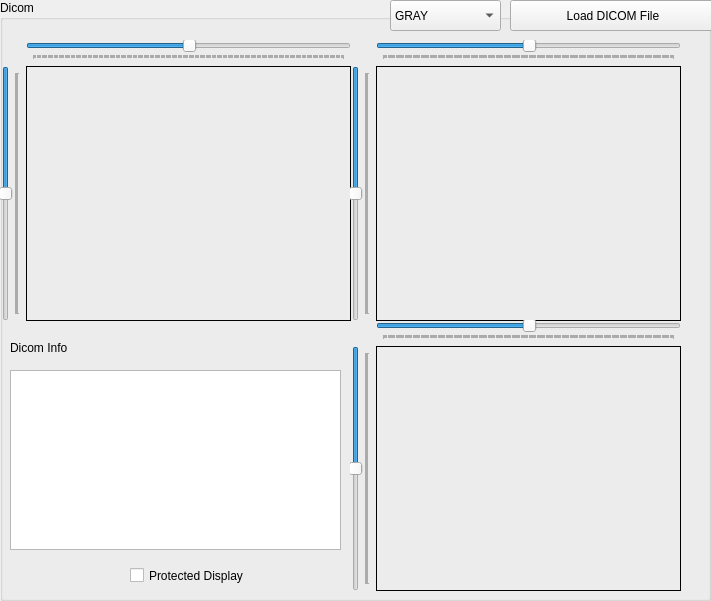
   <widget class="QGroupBox" name="groupBox">
    <property name="geometry">
     <rect>
      <x>780</x>
      <y>10</y>
      <width>711</width>
      <height>601</height>
     </rect>
    </property>
    <property name="title">
     <string>Dicom</string>
    </property>
    <widget class="QPushButton" name="dicomButton">
     <property name="geometry">
      <rect>
       <x>510</x>
       <y>0</y>
       <width>206</width>
       <height>31</height>
      </rect>
     </property>
     <property name="sizePolicy">
      <sizepolicy hsizetype="Preferred" vsizetype="Preferred">
       <horstretch>0</horstretch>
       <verstretch>0</verstretch>
      </sizepolicy>
     </property>
     <property name="minimumSize">
      <size>
       <width>206</width>
       <height>0</height>
      </size>
     </property>
     <property name="cursor">
      <cursorShape>ArrowCursor</cursorShape>
     </property>
     <property name="focusPolicy">
      <enum>Qt::NoFocus</enum>
     </property>
     <property name="styleSheet">
      <string notr="true"/>
     </property>
     <property name="text">
      <string>Load DICOM File</string>
     </property>
    </widget>
    <widget class="QWidget" name="layoutWidget_2">
     <property name="geometry">
      <rect>
       <x>0</x>
       <y>40</y>
       <width>351</width>
       <height>281</height>
      </rect>
     </property>
     <layout class="QGridLayout" name="axialGrid">
      <item row="1" column="1">
       <layout class="QVBoxLayout" name="axial_vBox">
        <property name="spacing">
         <number>6</number>
        </property>
        <item>
         <layout class="QHBoxLayout" name="axial_hBox">
          <item>
           <widget class="QPaintLabel3" name="imgLabel_1">
            <property name="sizePolicy">
             <sizepolicy hsizetype="Expanding" vsizetype="Expanding">
              <horstretch>0</horstretch>
              <verstretch>0</verstretch>
             </sizepolicy>
            </property>
            <property name="minimumSize">
             <size>
              <width>1</width>
              <height>1</height>
             </size>
            </property>
            <property name="cursor">
             <cursorShape>CrossCursor</cursorShape>
            </property>
            <property name="frameShape">
             <enum>QFrame::Panel</enum>
            </property>
            <property name="frameShadow">
             <enum>QFrame::Plain</enum>
            </property>
            <property name="text">
             <string/>
            </property>
            <property name="alignment">
             <set>Qt::AlignCenter</set>
            </property>
           </widget>
          </item>
         </layout>
        </item>
       </layout>
      </item>
      <item row="1" column="0">
       <widget class="QSlider" name="axial_vSlider">
        <property name="enabled">
         <bool>true</bool>
        </property>
        <property name="sizePolicy">
         <sizepolicy hsizetype="Fixed" vsizetype="Preferred">
          <horstretch>0</horstretch>
          <verstretch>0</verstretch>
         </sizepolicy>
        </property>
        <property name="minimumSize">
         <size>
          <width>0</width>
          <height>1</height>
         </size>
        </property>
        <property name="cursor">
         <cursorShape>SplitVCursor</cursorShape>
        </property>
        <property name="focusPolicy">
         <enum>Qt::NoFocus</enum>
        </property>
        <property name="layoutDirection">
         <enum>Qt::LeftToRight</enum>
        </property>
        <property name="maximum">
         <number>255</number>
        </property>
        <property name="pageStep">
         <number>9</number>
        </property>
        <property name="value">
         <number>128</number>
        </property>
        <property name="sliderPosition">
         <number>128</number>
        </property>
        <property name="tracking">
         <bool>true</bool>
        </property>
        <property name="orientation">
         <enum>Qt::Vertical</enum>
        </property>
        <property name="invertedAppearance">
         <bool>true</bool>
        </property>
        <property name="invertedControls">
         <bool>false</bool>
        </property>
        <property name="tickPosition">
         <enum>QSlider::TicksBelow</enum>
        </property>
        <property name="tickInterval">
         <number>1</number>
        </property>
       </widget>
      </item>
      <item row="0" column="1">
       <widget class="QSlider" name="axial_hSlider">
        <property name="sizePolicy">
         <sizepolicy hsizetype="Expanding" vsizetype="Fixed">
          <horstretch>0</horstretch>
          <verstretch>0</verstretch>
         </sizepolicy>
        </property>
        <property name="minimumSize">
         <size>
          <width>1</width>
          <height>0</height>
         </size>
        </property>
        <property name="cursor">
         <cursorShape>SplitHCursor</cursorShape>
        </property>
        <property name="focusPolicy">
         <enum>Qt::NoFocus</enum>
        </property>
        <property name="styleSheet">
         <string notr="true"/>
        </property>
        <property name="maximum">
         <number>255</number>
        </property>
        <property name="value">
         <number>128</number>
        </property>
        <property name="tracking">
         <bool>true</bool>
        </property>
        <property name="orientation">
         <enum>Qt::Horizontal</enum>
        </property>
        <property name="invertedAppearance">
         <bool>false</bool>
        </property>
        <property name="tickPosition">
         <enum>QSlider::TicksBelow</enum>
        </property>
        <property name="tickInterval">
         <number>1</number>
        </property>
       </widget>
      </item>
     </layout>
    </widget>
    <widget class="QWidget" name="layoutWidget_3">
     <property name="geometry">
      <rect>
       <x>350</x>
       <y>40</y>
       <width>331</width>
       <height>281</height>
      </rect>
     </property>
     <layout class="QGridLayout" name="saggitalGrid">
      <item row="1" column="1">
       <layout class="QVBoxLayout" name="saggital_vBox">
        <item>
         <layout class="QHBoxLayout" name="saggital_hBox">
          <item>
           <widget class="QPaintLabel3" name="imgLabel_2">
            <property name="sizePolicy">
             <sizepolicy hsizetype="Expanding" vsizetype="Expanding">
              <horstretch>0</horstretch>
              <verstretch>0</verstretch>
             </sizepolicy>
            </property>
            <property name="minimumSize">
             <size>
              <width>1</width>
              <height>1</height>
             </size>
            </property>
            <property name="cursor">
             <cursorShape>CrossCursor</cursorShape>
            </property>
            <property name="frameShape">
             <enum>QFrame::Panel</enum>
            </property>
            <property name="frameShadow">
             <enum>QFrame::Plain</enum>
            </property>
            <property name="text">
             <string/>
            </property>
           </widget>
          </item>
         </layout>
        </item>
       </layout>
      </item>
      <item row="0" column="1">
       <widget class="QSlider" name="sagittal_hSlider">
        <property name="sizePolicy">
         <sizepolicy hsizetype="Expanding" vsizetype="Fixed">
          <horstretch>0</horstretch>
          <verstretch>0</verstretch>
         </sizepolicy>
        </property>
        <property name="minimumSize">
         <size>
          <width>1</width>
          <height>0</height>
         </size>
        </property>
        <property name="cursor">
         <cursorShape>SplitHCursor</cursorShape>
        </property>
        <property name="focusPolicy">
         <enum>Qt::NoFocus</enum>
        </property>
        <property name="styleSheet">
         <string notr="true"/>
        </property>
        <property name="maximum">
         <number>255</number>
        </property>
        <property name="value">
         <number>128</number>
        </property>
        <property name="tracking">
         <bool>true</bool>
        </property>
        <property name="orientation">
         <enum>Qt::Horizontal</enum>
        </property>
        <property name="invertedAppearance">
         <bool>false</bool>
        </property>
        <property name="tickPosition">
         <enum>QSlider::TicksBelow</enum>
        </property>
        <property name="tickInterval">
         <number>1</number>
        </property>
       </widget>
      </item>
      <item row="1" column="0">
       <widget class="QSlider" name="sagittal_vSlider">
        <property name="enabled">
         <bool>true</bool>
        </property>
        <property name="sizePolicy">
         <sizepolicy hsizetype="Fixed" vsizetype="Preferred">
          <horstretch>0</horstretch>
          <verstretch>0</verstretch>
         </sizepolicy>
        </property>
        <property name="minimumSize">
         <size>
          <width>0</width>
          <height>1</height>
         </size>
        </property>
        <property name="cursor">
         <cursorShape>SplitVCursor</cursorShape>
        </property>
        <property name="focusPolicy">
         <enum>Qt::NoFocus</enum>
        </property>
        <property name="layoutDirection">
         <enum>Qt::LeftToRight</enum>
        </property>
        <property name="maximum">
         <number>255</number>
        </property>
        <property name="pageStep">
         <number>9</number>
        </property>
        <property name="value">
         <number>128</number>
        </property>
        <property name="sliderPosition">
         <number>128</number>
        </property>
        <property name="tracking">
         <bool>true</bool>
        </property>
        <property name="orientation">
         <enum>Qt::Vertical</enum>
        </property>
        <property name="invertedAppearance">
         <bool>true</bool>
        </property>
        <property name="invertedControls">
         <bool>false</bool>
        </property>
        <property name="tickPosition">
         <enum>QSlider::TicksBelow</enum>
        </property>
        <property name="tickInterval">
         <number>1</number>
        </property>
       </widget>
      </item>
     </layout>
    </widget>
    <widget class="QWidget" name="layoutWidget_4">
     <property name="geometry">
      <rect>
       <x>350</x>
       <y>320</y>
       <width>331</width>
       <height>271</height>
      </rect>
     </property>
     <layout class="QGridLayout" name="coronalGrid">
      <item row="1" column="0">
       <widget class="QSlider" name="coronal_vSlider">
        <property name="enabled">
         <bool>true</bool>
        </property>
        <property name="sizePolicy">
         <sizepolicy hsizetype="Fixed" vsizetype="Preferred">
          <horstretch>0</horstretch>
          <verstretch>0</verstretch>
         </sizepolicy>
        </property>
        <property name="minimumSize">
         <size>
          <width>0</width>
          <height>1</height>
         </size>
        </property>
        <property name="cursor">
         <cursorShape>SplitVCursor</cursorShape>
        </property>
        <property name="focusPolicy">
         <enum>Qt::NoFocus</enum>
        </property>
        <property name="layoutDirection">
         <enum>Qt::LeftToRight</enum>
        </property>
        <property name="maximum">
         <number>255</number>
        </property>
        <property name="pageStep">
         <number>9</number>
        </property>
        <property name="value">
         <number>128</number>
        </property>
        <property name="sliderPosition">
         <number>128</number>
        </property>
        <property name="tracking">
         <bool>true</bool>
        </property>
        <property name="orientation">
         <enum>Qt::Vertical</enum>
        </property>
        <property name="invertedAppearance">
         <bool>true</bool>
        </property>
        <property name="invertedControls">
         <bool>false</bool>
        </property>
        <property name="tickPosition">
         <enum>QSlider::TicksBelow</enum>
        </property>
        <property name="tickInterval">
         <number>1</number>
        </property>
       </widget>
      </item>
      <item row="0" column="1">
       <widget class="QSlider" name="coronal_hSlider">
        <property name="sizePolicy">
         <sizepolicy hsizetype="Expanding" vsizetype="Fixed">
          <horstretch>0</horstretch>
          <verstretch>0</verstretch>
         </sizepolicy>
        </property>
        <property name="minimumSize">
         <size>
          <width>1</width>
          <height>0</height>
         </size>
        </property>
        <property name="cursor">
         <cursorShape>SplitHCursor</cursorShape>
        </property>
        <property name="focusPolicy">
         <enum>Qt::NoFocus</enum>
        </property>
        <property name="styleSheet">
         <string notr="true"/>
        </property>
        <property name="maximum">
         <number>255</number>
        </property>
        <property name="value">
         <number>128</number>
        </property>
        <property name="tracking">
         <bool>true</bool>
        </property>
        <property name="orientation">
         <enum>Qt::Horizontal</enum>
        </property>
        <property name="invertedAppearance">
         <bool>false</bool>
        </property>
        <property name="tickPosition">
         <enum>QSlider::TicksBelow</enum>
        </property>
        <property name="tickInterval">
         <number>1</number>
        </property>
       </widget>
      </item>
      <item row="1" column="1">
       <layout class="QVBoxLayout" name="coronal_vBox">
        <item>
         <layout class="QHBoxLayout" name="coronal_hBox">
          <item>
           <widget class="QPaintLabel3" name="imgLabel_3">
            <property name="sizePolicy">
             <sizepolicy hsizetype="Expanding" vsizetype="Expanding">
              <horstretch>0</horstretch>
              <verstretch>0</verstretch>
             </sizepolicy>
            </property>
            <property name="minimumSize">
             <size>
              <width>1</width>
              <height>1</height>
             </size>
            </property>
            <property name="cursor">
             <cursorShape>CrossCursor</cursorShape>
            </property>
            <property name="frameShape">
             <enum>QFrame::Panel</enum>
            </property>
            <property name="frameShadow">
             <enum>QFrame::Plain</enum>
            </property>
            <property name="text">
             <string/>
            </property>
           </widget>
          </item>
         </layout>
        </item>
       </layout>
      </item>
     </layout>
    </widget>
    <widget class="QComboBox" name="colormapBox">
     <property name="geometry">
      <rect>
       <x>390</x>
       <y>0</y>
       <width>111</width>
       <height>31</height>
      </rect>
     </property>
     <property name="sizePolicy">
      <sizepolicy hsizetype="Fixed" vsizetype="Fixed">
       <horstretch>0</horstretch>
       <verstretch>0</verstretch>
      </sizepolicy>
     </property>
     <property name="minimumSize">
      <size>
       <width>1</width>
       <height>0</height>
      </size>
     </property>
     <property name="cursor">
      <cursorShape>ArrowCursor</cursorShape>
     </property>
     <property name="focusPolicy">
      <enum>Qt::NoFocus</enum>
     </property>
     <item>
      <property name="text">
       <string>GRAY</string>
      </property>
     </item>
     <item>
      <property name="text">
       <string>AUTUMN</string>
      </property>
     </item>
     <item>
      <property name="text">
       <string>BONE</string>
      </property>
     </item>
     <item>
      <property name="text">
       <string>COOL</string>
      </property>
     </item>
     <item>
      <property name="text">
       <string>HOT</string>
      </property>
     </item>
     <item>
      <property name="text">
       <string>HSV</string>
      </property>
     </item>
     <item>
      <property name="text">
       <string>JET</string>
      </property>
     </item>
     <item>
      <property name="text">
       <string>OCEAN</string>
      </property>
     </item>
     <item>
      <property name="text">
       <string>PINK</string>
      </property>
     </item>
     <item>
      <property name="text">
       <string>RAINBOW</string>
      </property>
     </item>
     <item>
      <property name="text">
       <string>SPRING</string>
      </property>
     </item>
     <item>
      <property name="text">
       <string>SUMMER</string>
      </property>
     </item>
     <item>
      <property name="text">
       <string>WINTER</string>
      </property>
     </item>
    </widget>
    <widget class="QListWidget" name="dcmList">
     <property name="geometry">
      <rect>
       <x>10</x>
       <y>370</y>
       <width>331</width>
       <height>180</height>
      </rect>
     </property>
     <property name="sizePolicy">
      <sizepolicy hsizetype="Fixed" vsizetype="Fixed">
       <horstretch>0</horstretch>
       <verstretch>0</verstretch>
      </sizepolicy>
     </property>
     <property name="minimumSize">
      <size>
       <width>320</width>
       <height>180</height>
      </size>
     </property>
     <property name="maximumSize">
      <size>
       <width>800</width>
       <height>100</height>
      </size>
     </property>
    </widget>
    <widget class="QLabel" name="label_5">
     <property name="geometry">
      <rect>
       <x>10</x>
       <y>340</y>
       <width>151</width>
       <height>16</height>
      </rect>
     </property>
     <property name="sizePolicy">
      <sizepolicy hsizetype="Preferred" vsizetype="Preferred">
       <horstretch>0</horstretch>
       <verstretch>0</verstretch>
      </sizepolicy>
     </property>
     <property name="minimumSize">
      <size>
       <width>1</width>
       <height>0</height>
      </size>
     </property>
     <property name="text">
      <string>Dicom Info</string>
     </property>
    </widget>
    <widget class="QCheckBox" name="privatecheckBox">
     <property name="geometry">
      <rect>
       <x>130</x>
       <y>560</y>
       <width>221</width>
       <height>31</height>
      </rect>
     </property>
     <property name="sizePolicy">
      <sizepolicy hsizetype="Fixed" vsizetype="Fixed">
       <horstretch>0</horstretch>
       <verstretch>0</verstretch>
      </sizepolicy>
     </property>
     <property name="text">
      <string>Protected Display</string>
     </property>
    </widget>
   </widget>
